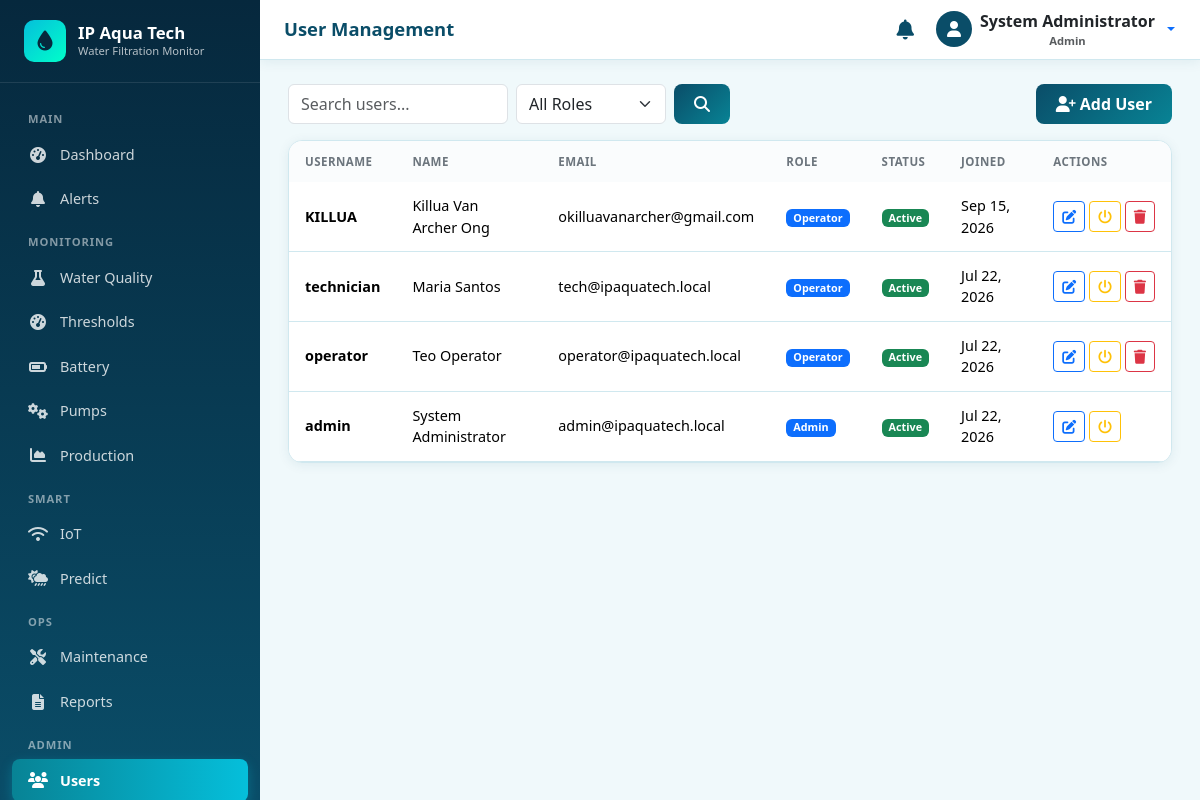
Screenshot of /accounts/users/ (signed in) with the database file from the repository.
### accounts/models.py (models this page shows, shortened)
class User(AbstractUser):
    class Role(models.TextChoices):
        ADMIN = 'ADMIN', 'Admin'
        OPERATOR = 'OPERATOR', 'Operator'
    role = models.CharField(
        max_length=20,
        choices=Role.choices,
        default=Role.OPERATOR,
        help_text='User role determining access level',
    )
    phone = models.CharField(max_length=20, blank=True)
    is_active = models.BooleanField(default=True)
    created_at = models.DateTimeField(auto_now_add=True)
    updated_at = models.DateTimeField(auto_now=True)
    class Meta:
        ordering = ['-date_joined']
        verbose_name = 'User'
        verbose_name_plural = 'Users'
    @property
    def is_admin_user(self):
        return self.role == self.Role.ADMIN or self.is_superuser

### accounts/views.py (the view, shortened to what this page needs)
# urls.py: path('users/', views.user_list, name='user_list'),
@admin_required
def user_list(request):
    q = request.GET.get('q', '').strip()
    role = request.GET.get('role', '')
    users = User.objects.all()
    if role:
        users = users.filter(role=role)
    paginator = Paginator(users, 10)
    page = paginator.get_page(request.GET.get('page'))
    return render(request, 'accounts/user_list.html', {
        'page_obj': page,
        'q': q,
        'role': role,
    })

### notifications/context_processors.py (called while the page is built)
def unread_notifications(request):
    if request.user.is_authenticated:
        count = Notification.objects.filter(
            is_read=False,
            is_resolved=False,
        ).filter(
            models_q(request.user)
        ).count()
        recent = Notification.objects.filter(
            is_resolved=False,
        ).filter(
            models_q(request.user)
        )[:5]
        return {
            'unread_notification_count': count,
            'recent_notifications': recent,
        }
    return {
        'unread_notification_count': 0,
        'recent_notifications': [],
    }

def models_q(user):
    from django.db.models import Q
    return Q(recipient__isnull=True) | Q(recipient=user)

### templates/accounts/user_list.html (shortened to what this page needs)
{% extends 'base.html' %}
{% block page_title %}User Management{% endblock %}
{% block content %}
<div class="d-flex flex-wrap justify-content-between align-items-center mb-3 gap-2">
  <form method="get" class="d-flex gap-2 flex-wrap">
    <input type="text" name="q" value="{{ q }}" class="form-control" placeholder="Search users..." style="width:220px;">
    <select name="role" class="form-select" style="width:150px;">
      <option value="">All Roles</option>
    </select>
    <button type="submit" class="btn btn-aqua"><i class="fas fa-search"></i></button>
  </form>
  <a href="{% url 'accounts:user_create' %}" class="btn btn-aqua"><i class="fas fa-user-plus me-1"></i>Add User</a>
</div>
<div class="card card-aqua">
  <div class="card-body p-0">
    <div class="table-responsive">
      <table class="table table-aqua table-hover mb-0">
        <thead>
          <tr>
            <th>Username</th>
            <th>Name</th>
            <th>Email</th>
            <th>Role</th>
            <th>Status</th>
            <th>Joined</th>
            <th>Actions</th>
          </tr>
        </thead>
        <tbody>
          {% for u in page_obj %}
          <tr>
            <td><strong>{{ u.username }}</strong></td>
            <td>{{ u.get_full_name|default:"—" }}</td>
            <td>{{ u.email|default:"—" }}</td>
            <td><span class="badge bg-primary">{{ u.get_role_display }}</span></td>
            <td>
              {% if u.is_active %}<span class="badge badge-normal">Active</span>
              {% else %}<span class="badge badge-critical">Inactive</span>{% endif %}
            </td>
            <td>{{ u.date_joined|date:"M d, Y" }}</td>
            <td class="text-nowrap">
              <a href="{% url 'accounts:user_edit' u.pk %}" class="btn btn-sm btn-outline-primary" title="Edit"><i class="fas fa-edit"></i></a>
              <form method="post" action="{% url 'accounts:user_toggle' u.pk %}" class="d-inline">{% csrf_token %}
                <button type="submit" class="btn btn-sm btn-outline-warning" title="Toggle Active"><i class="fas fa-power-off"></i></button>
              </form>
              {% if u != user %}
              <form method="post" action="{% url 'accounts:user_delete' u.pk %}" class="d-inline" onsubmit="return confirm('Delete user {{ u.username }}?');">{% csrf_token %}
                <button type="submit" class="btn btn-sm btn-outline-danger" title="Delete"><i class="fas fa-trash"></i></button>
              </form>
              {% endif %}
            </td>
          </tr>
          {% empty %}
          <tr><td colspan="7" class="text-center text-muted py-4">No users found.</td></tr>
          {% endfor %}
        </tbody>
      </table>
    </div>
  </div>
</div>
{% endblock %}

### templates/base.html (shortened to what this page needs)
{% load static %}
<!DOCTYPE html>
<html lang="en">
<head>
  <link href="https://cdn.jsdelivr.net/npm/bootstrap@5.3.3/dist/css/bootstrap.min.css" rel="stylesheet">
  <link href="https://cdnjs.cloudflare.com/ajax/libs/font-awesome/6.5.1/css/all.min.css" rel="stylesheet">
  <link href="{% static 'css/style.css' %}" rel="stylesheet">
</head>
<body {% if chart_url %}data-chart-url="{{ chart_url }}"{% endif %} {% block body_attrs %}{% endblock %}>
  {% if user.is_authenticated %}
  {% include 'includes/sidebar.html' %}
  <div class="main-wrapper">
    <header class="topbar">
      <div class="d-flex align-items-center gap-3">
        <h1 class="page-title">{% block page_title %}Dashboard{% endblock %}</h1>
      </div>
      <div class="d-flex align-items-center gap-3">
        <a href="{% url 'notifications:notification_list' %}" class="btn btn-link text-aqua position-relative p-1">
          <i class="fas fa-bell fa-lg"></i>
        </a>
        <div class="dropdown">
          <button class="btn btn-link text-decoration-none dropdown-toggle d-flex align-items-center gap-2 p-0" type="button" data-bs-toggle="dropdown">
            <span class="rounded-circle bg-aqua d-inline-flex align-items-center justify-content-center text-white" style="width:36px;height:36px;background:var(--aqua-primary);">
              <i class="fas fa-user"></i>
            </span>
            <span class="d-none d-md-inline text-dark fw-semibold">
              {{ user.get_full_name|default:user.username }}
              <small class="d-block text-muted" style="font-size:0.7rem;">{{ user.get_role_display }}</small>
            </span>
          </button>
        </div>
      </div>
    </header>
    <div class="content-area">
      {% block content %}{% endblock %}
    </div>
  </div>
  {% else %}
    {% block auth_content %}{% endblock %}
  {% endif %}
</body>
</html>

### static/css/style.css (style rules this page uses)
:root { --aqua-primary: #0a4d68; --aqua-secondary: #088395; --aqua-accent: #05bfdb; --aqua-light: #00ffca; --aqua-bg: #f0f9fb; --aqua-sidebar: #06283d; --aqua-sidebar-hover: #0a4d68; --aqua-card: #ffffff; --status-normal: #198754; --status-warning: #ffc107; --status-critical: #dc3545; --status-info: #0dcaf0; --text-dark: #1a1a2e; --text-muted: #6c757d; --border-color: #d0e8ef; --sidebar-width: 260px; --topbar-height: 60px; --radius: 12px; --shadow: 0 2px 12px rgba(10, 77, 104, 0.08); --shadow-lg: 0 8px 30px rgba(10, 77, 104, 0.12); }
* { box-sizing: border-box; }
body { font-family: 'Segoe UI', system-ui, -apple-system, sans-serif; background: var(--aqua-bg); color: var(--text-dark); min-height: 100vh; overflow-x: hidden; }
.main-wrapper { margin-left: var(--sidebar-width); min-height: 100vh; transition: margin-left 0.3s ease; }
.topbar { height: var(--topbar-height); background: var(--aqua-card); border-bottom: 1px solid var(--border-color); display: flex; align-items: center; justify-content: space-between; padding: 0 1.5rem; position: sticky; top: 0; z-index: 1030; box-shadow: var(--shadow); }
.topbar .page-title { font-weight: 700; color: var(--aqua-primary); font-size: 1.15rem; margin: 0; }
.content-area { padding: 1.5rem 1.75rem 2.5rem; max-width: 1280px; }
.card-aqua { background: var(--aqua-card); border-radius: 14px; border: 1px solid var(--border-color); box-shadow: var(--shadow); overflow: hidden; }
.card-aqua .card-body { padding: 1.25rem 1.35rem; }
.card-aqua .table { margin-bottom: 0; }
.card-aqua .table thead th { font-size: 0.72rem; text-transform: uppercase; letter-spacing: 0.04em; color: var(--text-muted); font-weight: 700; border-bottom-width: 1px; white-space: nowrap; background: #fafcfd; padding: 0.75rem 1rem; }
.card-aqua .table td { vertical-align: middle; font-size: 0.9rem; padding: 0.8rem 1rem; }
.badge-normal, .badge-status-normal { background-color: var(--status-normal) !important; color: #fff !important; }
.table-aqua { margin-bottom: 0; }
.table-aqua thead th { background: var(--aqua-primary); color: #fff; font-weight: 600; font-size: 0.85rem; border: none; padding: 0.75rem 1rem; white-space: nowrap; }
.table-aqua tbody td { padding: 0.75rem 1rem; vertical-align: middle; font-size: 0.9rem; border-color: var(--border-color); }
.btn-aqua { background: linear-gradient(135deg, var(--aqua-primary), var(--aqua-secondary)); color: #fff; border: none; border-radius: 8px; font-weight: 600; padding: 0.5rem 1.25rem; transition: all 0.2s ease; }
.text-aqua { color: var(--aqua-primary) !important; }
.fw-semibold { font-weight: 600; }

### rows the page displays
User: get_full_name "System Administrator", role "Admin", username "admin", email "admin@ipaquatech.local", is_active "Active", date_joined "Jul 22, 2026"
User: username "KILLUA", get_full_name "Killua Van Archer Ong", email "okilluavanarcher@gmail.com", role "Operator", is_active "Active", date_joined "Sep 15, 2026"
User: username "technician", get_full_name "Maria Santos", email "tech@ipaquatech.local", role "Operator", is_active "Active", date_joined "Jul 22, 2026"
User: username "operator", get_full_name "Teo Operator", email "operator@ipaquatech.local", role "Operator", is_active "Active", date_joined "Jul 22, 2026"
